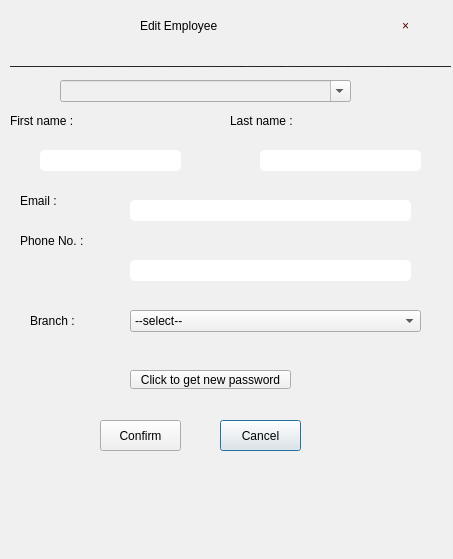
<?xml version="1.0" encoding="UTF-8"?>
<ui version="4.0">
 <class>Dialog</class>
 <widget class="QDialog" name="Dialog">
  <property name="geometry">
   <rect>
    <x>0</x>
    <y>0</y>
    <width>453</width>
    <height>559</height>
   </rect>
  </property>
  <property name="windowTitle">
   <string>Dialog</string>
  </property>
  <widget class="QWidget" name="AddEmpform" native="true">
   <property name="geometry">
    <rect>
     <x>0</x>
     <y>0</y>
     <width>451</width>
     <height>561</height>
    </rect>
   </property>
   <property name="styleSheet">
    <string notr="true">background-color: rgb(240, 240, 240);</string>
   </property>
   <widget class="QLineEdit" name="FnameEdit">
    <property name="geometry">
     <rect>
      <x>40</x>
      <y>150</y>
      <width>141</width>
      <height>21</height>
     </rect>
    </property>
    <property name="styleSheet">
     <string notr="true">background-color: rgb(255, 255, 255);
border-radius: 5px;
font: 11pt &quot;Maiandra GD&quot;;</string>
    </property>
   </widget>
   <widget class="QToolButton" name="Close">
    <property name="geometry">
     <rect>
      <x>380</x>
      <y>10</y>
      <width>51</width>
      <height>31</height>
     </rect>
    </property>
    <property name="styleSheet">
     <string notr="true">color: rgb(85, 0, 0);
border: none;
font: 18pt &quot;Maiandra GD&quot;;
</string>
    </property>
    <property name="text">
     <string>×</string>
    </property>
   </widget>
   <widget class="QLineEdit" name="lineEdit_12">
    <property name="geometry">
     <rect>
      <x>10</x>
      <y>50</y>
      <width>461</width>
      <height>20</height>
     </rect>
    </property>
    <property name="styleSheet">
     <string notr="true">border: none;</string>
    </property>
    <property name="text">
     <string>______________________________________________________________________</string>
    </property>
   </widget>
   <widget class="QLabel" name="label_14">
    <property name="geometry">
     <rect>
      <x>140</x>
      <y>10</y>
      <width>171</width>
      <height>31</height>
     </rect>
    </property>
    <property name="styleSheet">
     <string notr="true">font: 18pt &quot;Maiandra GD&quot;;</string>
    </property>
    <property name="text">
     <string>Edit Employee</string>
    </property>
   </widget>
   <widget class="QLabel" name="label_16">
    <property name="geometry">
     <rect>
      <x>10</x>
      <y>110</y>
      <width>91</width>
      <height>21</height>
     </rect>
    </property>
    <property name="styleSheet">
     <string notr="true">font: 11pt &quot;Maiandra GD&quot;;</string>
    </property>
    <property name="text">
     <string>First name :</string>
    </property>
   </widget>
   <widget class="QLabel" name="label_17">
    <property name="geometry">
     <rect>
      <x>20</x>
      <y>230</y>
      <width>91</width>
      <height>21</height>
     </rect>
    </property>
    <property name="styleSheet">
     <string notr="true">font: 11pt &quot;Maiandra GD&quot;;</string>
    </property>
    <property name="text">
     <string>Phone No. :</string>
    </property>
   </widget>
   <widget class="QLabel" name="label_18">
    <property name="geometry">
     <rect>
      <x>30</x>
      <y>310</y>
      <width>61</width>
      <height>21</height>
     </rect>
    </property>
    <property name="styleSheet">
     <string notr="true">font: 11pt &quot;Maiandra GD&quot;;</string>
    </property>
    <property name="text">
     <string>Branch :</string>
    </property>
   </widget>
   <widget class="QPushButton" name="Cancel">
    <property name="geometry">
     <rect>
      <x>220</x>
      <y>420</y>
      <width>81</width>
      <height>31</height>
     </rect>
    </property>
    <property name="styleSheet">
     <string notr="true">font: 11pt &quot;Maiandra GD&quot;;</string>
    </property>
    <property name="text">
     <string>Cancel</string>
    </property>
   </widget>
   <widget class="QPushButton" name="Confirm">
    <property name="geometry">
     <rect>
      <x>100</x>
      <y>420</y>
      <width>81</width>
      <height>31</height>
     </rect>
    </property>
    <property name="styleSheet">
     <string notr="true">font: 11pt &quot;Maiandra GD&quot;;</string>
    </property>
    <property name="text">
     <string>Confirm</string>
    </property>
   </widget>
   <widget class="QLabel" name="Error">
    <property name="geometry">
     <rect>
      <x>110</x>
      <y>480</y>
      <width>181</width>
      <height>21</height>
     </rect>
    </property>
    <property name="styleSheet">
     <string notr="true">font: 10pt &quot;Maiandra GD&quot;;
color: rgb(255, 0, 0);</string>
    </property>
    <property name="text">
     <string/>
    </property>
   </widget>
   <widget class="QComboBox" name="StoCombo">
    <property name="geometry">
     <rect>
      <x>130</x>
      <y>310</y>
      <width>291</width>
      <height>22</height>
     </rect>
    </property>
    <property name="styleSheet">
     <string notr="true">font: 12pt &quot;Maiandra GD&quot;;</string>
    </property>
    <property name="editable">
     <bool>false</bool>
    </property>
    <item>
     <property name="text">
      <string>--select--</string>
     </property>
    </item>
   </widget>
   <widget class="QLabel" name="label_22">
    <property name="geometry">
     <rect>
      <x>20</x>
      <y>190</y>
      <width>71</width>
      <height>21</height>
     </rect>
    </property>
    <property name="styleSheet">
     <string notr="true">font: 11pt &quot;Maiandra GD&quot;;</string>
    </property>
    <property name="text">
     <string>Email :</string>
    </property>
   </widget>
   <widget class="QLineEdit" name="EmailEdit">
    <property name="geometry">
     <rect>
      <x>130</x>
      <y>200</y>
      <width>281</width>
      <height>21</height>
     </rect>
    </property>
    <property name="styleSheet">
     <string notr="true">background-color: rgb(255, 255, 255);
border-radius: 5px;
font: 11pt &quot;Maiandra GD&quot;;</string>
    </property>
   </widget>
   <widget class="QLineEdit" name="PhoneEdit">
    <property name="geometry">
     <rect>
      <x>130</x>
      <y>260</y>
      <width>281</width>
      <height>21</height>
     </rect>
    </property>
    <property name="styleSheet">
     <string notr="true">background-color: rgb(255, 255, 255);
border-radius: 5px;
font: 11pt &quot;Maiandra GD&quot;;</string>
    </property>
   </widget>
   <widget class="QLabel" name="label_20">
    <property name="geometry">
     <rect>
      <x>230</x>
      <y>110</y>
      <width>91</width>
      <height>21</height>
     </rect>
    </property>
    <property name="styleSheet">
     <string notr="true">font: 11pt &quot;Maiandra GD&quot;;</string>
    </property>
    <property name="text">
     <string>Last name :</string>
    </property>
   </widget>
   <widget class="QLineEdit" name="LnameEdit">
    <property name="geometry">
     <rect>
      <x>260</x>
      <y>150</y>
      <width>161</width>
      <height>21</height>
     </rect>
    </property>
    <property name="styleSheet">
     <string notr="true">background-color: rgb(255, 255, 255);
border-radius: 5px;
font: 11pt &quot;Maiandra GD&quot;;</string>
    </property>
   </widget>
   <widget class="QComboBox" name="EmpCombo">
    <property name="geometry">
     <rect>
      <x>60</x>
      <y>80</y>
      <width>291</width>
      <height>22</height>
     </rect>
    </property>
    <property name="styleSheet">
     <string notr="true">font: 12pt &quot;Maiandra GD&quot;;</string>
    </property>
    <property name="editable">
     <bool>true</bool>
    </property>
   </widget>
   <widget class="QToolButton" name="NewPassButton">
    <property name="geometry">
     <rect>
      <x>130</x>
      <y>370</y>
      <width>161</width>
      <height>19</height>
     </rect>
    </property>
    <property name="text">
     <string>Click to get new password</string>
    </property>
   </widget>
  </widget>
 </widget>
 <resources/>
 <connections/>
</ui>
